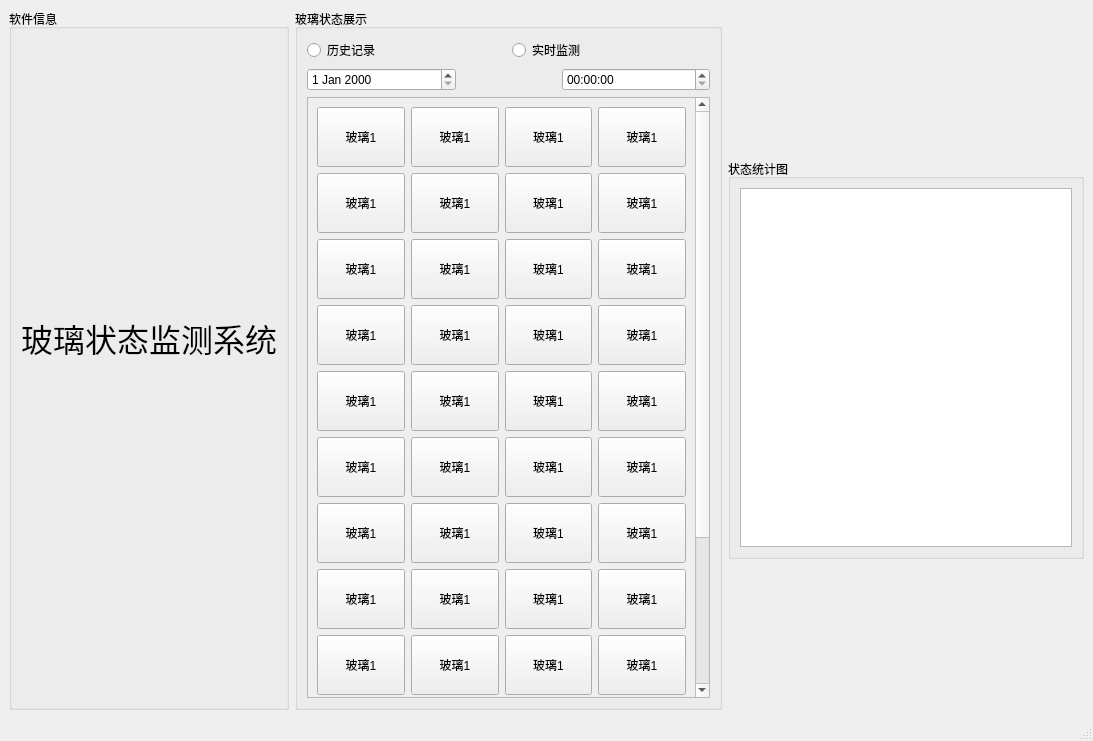
<?xml version="1.0" encoding="UTF-8"?>
<ui version="4.0">
 <class>MainWindow2</class>
 <widget class="QMainWindow" name="MainWindow2">
  <property name="geometry">
   <rect>
    <x>0</x>
    <y>0</y>
    <width>1093</width>
    <height>741</height>
   </rect>
  </property>
  <property name="windowTitle">
   <string>主界面</string>
  </property>
  <widget class="QWidget" name="centralwidget">
   <layout class="QHBoxLayout" name="horizontalLayout">
    <item>
     <layout class="QHBoxLayout" name="horizontalLayout_4">
      <item>
       <widget class="QGroupBox" name="groupBox_3">
        <property name="title">
         <string>软件信息</string>
        </property>
        <layout class="QVBoxLayout" name="verticalLayout">
         <item>
          <spacer name="verticalSpacer_2">
           <property name="orientation">
            <enum>Qt::Vertical</enum>
           </property>
           <property name="sizeHint" stdset="0">
            <size>
             <width>20</width>
             <height>40</height>
            </size>
           </property>
          </spacer>
         </item>
         <item>
          <widget class="QLabel" name="label_2">
           <property name="font">
            <font>
             <family>Agency FB</family>
             <pointsize>24</pointsize>
            </font>
           </property>
           <property name="text">
            <string>玻璃状态监测系统</string>
           </property>
          </widget>
         </item>
         <item>
          <spacer name="verticalSpacer_3">
           <property name="orientation">
            <enum>Qt::Vertical</enum>
           </property>
           <property name="sizeType">
            <enum>QSizePolicy::Fixed</enum>
           </property>
           <property name="sizeHint" stdset="0">
            <size>
             <width>20</width>
             <height>40</height>
            </size>
           </property>
          </spacer>
         </item>
         <item>
          <widget class="QLabel" name="label">
           <property name="text">
            <string/>
           </property>
           <property name="pixmap">
            <pixmap>../../../study/pic/begin.png</pixmap>
           </property>
          </widget>
         </item>
         <item>
          <spacer name="verticalSpacer">
           <property name="orientation">
            <enum>Qt::Vertical</enum>
           </property>
           <property name="sizeType">
            <enum>QSizePolicy::Expanding</enum>
           </property>
           <property name="sizeHint" stdset="0">
            <size>
             <width>20</width>
             <height>40</height>
            </size>
           </property>
          </spacer>
         </item>
        </layout>
       </widget>
      </item>
      <item>
       <widget class="QGroupBox" name="groupBox">
        <property name="title">
         <string>玻璃状态展示</string>
        </property>
        <layout class="QVBoxLayout" name="verticalLayout_2">
         <item>
          <layout class="QHBoxLayout" name="horizontalLayout_3">
           <item>
            <widget class="QRadioButton" name="radioButton_2">
             <property name="text">
              <string>历史记录</string>
             </property>
            </widget>
           </item>
           <item>
            <widget class="QRadioButton" name="radioButton">
             <property name="text">
              <string>实时监测</string>
             </property>
            </widget>
           </item>
          </layout>
         </item>
         <item>
          <layout class="QHBoxLayout" name="horizontalLayout_2">
           <item>
            <widget class="QDateEdit" name="dateEdit"/>
           </item>
           <item>
            <spacer name="horizontalSpacer">
             <property name="orientation">
              <enum>Qt::Horizontal</enum>
             </property>
             <property name="sizeType">
              <enum>QSizePolicy::Fixed</enum>
             </property>
             <property name="sizeHint" stdset="0">
              <size>
               <width>100</width>
               <height>20</height>
              </size>
             </property>
            </spacer>
           </item>
           <item>
            <widget class="QTimeEdit" name="timeEdit"/>
           </item>
          </layout>
         </item>
         <item>
          <widget class="QScrollArea" name="scrollArea">
           <property name="minimumSize">
            <size>
             <width>403</width>
             <height>383</height>
            </size>
           </property>
           <property name="verticalScrollBarPolicy">
            <enum>Qt::ScrollBarAlwaysOn</enum>
           </property>
           <property name="widgetResizable">
            <bool>true</bool>
           </property>
           <widget class="QWidget" name="scrollAreaWidgetContents">
            <property name="geometry">
             <rect>
              <x>0</x>
              <y>0</y>
              <width>380</width>
              <height>843</height>
             </rect>
            </property>
            <layout class="QVBoxLayout" name="verticalLayout_3">
             <item>
              <layout class="QHBoxLayout" name="horizontalLayout_6">
               <item>
                <widget class="QPushButton" name="pushButton">
                 <property name="minimumSize">
                  <size>
                   <width>60</width>
                   <height>60</height>
                  </size>
                 </property>
                 <property name="text">
                  <string>玻璃1</string>
                 </property>
                </widget>
               </item>
               <item>
                <widget class="QPushButton" name="pushButton_3">
                 <property name="minimumSize">
                  <size>
                   <width>60</width>
                   <height>60</height>
                  </size>
                 </property>
                 <property name="text">
                  <string>玻璃1</string>
                 </property>
                </widget>
               </item>
               <item>
                <widget class="QPushButton" name="pushButton_2">
                 <property name="minimumSize">
                  <size>
                   <width>60</width>
                   <height>60</height>
                  </size>
                 </property>
                 <property name="text">
                  <string>玻璃1</string>
                 </property>
                </widget>
               </item>
               <item>
                <widget class="QPushButton" name="pushButton_4">
                 <property name="minimumSize">
                  <size>
                   <width>60</width>
                   <height>60</height>
                  </size>
                 </property>
                 <property name="text">
                  <string>玻璃1</string>
                 </property>
                </widget>
               </item>
              </layout>
             </item>
             <item>
              <layout class="QHBoxLayout" name="horizontalLayout_7">
               <item>
                <widget class="QPushButton" name="pushButton_5">
                 <property name="minimumSize">
                  <size>
                   <width>60</width>
                   <height>60</height>
                  </size>
                 </property>
                 <property name="text">
                  <string>玻璃1</string>
                 </property>
                </widget>
               </item>
               <item>
                <widget class="QPushButton" name="pushButton_6">
                 <property name="minimumSize">
                  <size>
                   <width>60</width>
                   <height>60</height>
                  </size>
                 </property>
                 <property name="text">
                  <string>玻璃1</string>
                 </property>
                </widget>
               </item>
               <item>
                <widget class="QPushButton" name="pushButton_7">
                 <property name="minimumSize">
                  <size>
                   <width>60</width>
                   <height>60</height>
                  </size>
                 </property>
                 <property name="text">
                  <string>玻璃1</string>
                 </property>
                </widget>
               </item>
               <item>
                <widget class="QPushButton" name="pushButton_8">
                 <property name="minimumSize">
                  <size>
                   <width>60</width>
                   <height>60</height>
                  </size>
                 </property>
                 <property name="text">
                  <string>玻璃1</string>
                 </property>
                </widget>
               </item>
              </layout>
             </item>
             <item>
              <layout class="QHBoxLayout" name="horizontalLayout_9">
               <item>
                <widget class="QPushButton" name="pushButton_13">
                 <property name="minimumSize">
                  <size>
                   <width>60</width>
                   <height>60</height>
                  </size>
                 </property>
                 <property name="text">
                  <string>玻璃1</string>
                 </property>
                </widget>
               </item>
               <item>
                <widget class="QPushButton" name="pushButton_14">
                 <property name="minimumSize">
                  <size>
                   <width>60</width>
                   <height>60</height>
                  </size>
                 </property>
                 <property name="text">
                  <string>玻璃1</string>
                 </property>
                </widget>
               </item>
               <item>
                <widget class="QPushButton" name="pushButton_15">
                 <property name="minimumSize">
                  <size>
                   <width>60</width>
                   <height>60</height>
                  </size>
                 </property>
                 <property name="text">
                  <string>玻璃1</string>
                 </property>
                </widget>
               </item>
               <item>
                <widget class="QPushButton" name="pushButton_16">
                 <property name="minimumSize">
                  <size>
                   <width>60</width>
                   <height>60</height>
                  </size>
                 </property>
                 <property name="text">
                  <string>玻璃1</string>
                 </property>
                </widget>
               </item>
              </layout>
             </item>
             <item>
              <layout class="QHBoxLayout" name="horizontalLayout_8">
               <item>
                <widget class="QPushButton" name="pushButton_9">
                 <property name="minimumSize">
                  <size>
                   <width>60</width>
                   <height>60</height>
                  </size>
                 </property>
                 <property name="text">
                  <string>玻璃1</string>
                 </property>
                </widget>
               </item>
               <item>
                <widget class="QPushButton" name="pushButton_10">
                 <property name="minimumSize">
                  <size>
                   <width>60</width>
                   <height>60</height>
                  </size>
                 </property>
                 <property name="text">
                  <string>玻璃1</string>
                 </property>
                </widget>
               </item>
               <item>
                <widget class="QPushButton" name="pushButton_11">
                 <property name="minimumSize">
                  <size>
                   <width>60</width>
                   <height>60</height>
                  </size>
                 </property>
                 <property name="text">
                  <string>玻璃1</string>
                 </property>
                </widget>
               </item>
               <item>
                <widget class="QPushButton" name="pushButton_12">
                 <property name="minimumSize">
                  <size>
                   <width>60</width>
                   <height>60</height>
                  </size>
                 </property>
                 <property name="text">
                  <string>玻璃1</string>
                 </property>
                </widget>
               </item>
              </layout>
             </item>
             <item>
              <layout class="QHBoxLayout" name="horizontalLayout_13">
               <item>
                <widget class="QPushButton" name="pushButton_29">
                 <property name="minimumSize">
                  <size>
                   <width>60</width>
                   <height>60</height>
                  </size>
                 </property>
                 <property name="text">
                  <string>玻璃1</string>
                 </property>
                </widget>
               </item>
               <item>
                <widget class="QPushButton" name="pushButton_30">
                 <property name="minimumSize">
                  <size>
                   <width>60</width>
                   <height>60</height>
                  </size>
                 </property>
                 <property name="text">
                  <string>玻璃1</string>
                 </property>
                </widget>
               </item>
               <item>
                <widget class="QPushButton" name="pushButton_31">
                 <property name="minimumSize">
                  <size>
                   <width>60</width>
                   <height>60</height>
                  </size>
                 </property>
                 <property name="text">
                  <string>玻璃1</string>
                 </property>
                </widget>
               </item>
               <item>
                <widget class="QPushButton" name="pushButton_32">
                 <property name="minimumSize">
                  <size>
                   <width>60</width>
                   <height>60</height>
                  </size>
                 </property>
                 <property name="text">
                  <string>玻璃1</string>
                 </property>
                </widget>
               </item>
              </layout>
             </item>
             <item>
              <layout class="QHBoxLayout" name="horizontalLayout_10">
               <item>
                <widget class="QPushButton" name="pushButton_17">
                 <property name="minimumSize">
                  <size>
                   <width>60</width>
                   <height>60</height>
                  </size>
                 </property>
                 <property name="text">
                  <string>玻璃1</string>
                 </property>
                </widget>
               </item>
               <item>
                <widget class="QPushButton" name="pushButton_18">
                 <property name="minimumSize">
                  <size>
                   <width>60</width>
                   <height>60</height>
                  </size>
                 </property>
                 <property name="text">
                  <string>玻璃1</string>
                 </property>
                </widget>
               </item>
               <item>
                <widget class="QPushButton" name="pushButton_19">
                 <property name="minimumSize">
                  <size>
                   <width>60</width>
                   <height>60</height>
                  </size>
                 </property>
                 <property name="text">
                  <string>玻璃1</string>
                 </property>
                </widget>
               </item>
               <item>
                <widget class="QPushButton" name="pushButton_20">
                 <property name="minimumSize">
                  <size>
                   <width>60</width>
                   <height>60</height>
                  </size>
                 </property>
                 <property name="text">
                  <string>玻璃1</string>
                 </property>
                </widget>
               </item>
              </layout>
             </item>
             <item>
              <layout class="QHBoxLayout" name="horizontalLayout_12">
               <item>
                <widget class="QPushButton" name="pushButton_25">
                 <property name="minimumSize">
                  <size>
                   <width>60</width>
                   <height>60</height>
                  </size>
                 </property>
                 <property name="text">
                  <string>玻璃1</string>
                 </property>
                </widget>
               </item>
               <item>
                <widget class="QPushButton" name="pushButton_26">
                 <property name="minimumSize">
                  <size>
                   <width>60</width>
                   <height>60</height>
                  </size>
                 </property>
                 <property name="text">
                  <string>玻璃1</string>
                 </property>
                </widget>
               </item>
               <item>
                <widget class="QPushButton" name="pushButton_27">
                 <property name="minimumSize">
                  <size>
                   <width>60</width>
                   <height>60</height>
                  </size>
                 </property>
                 <property name="text">
                  <string>玻璃1</string>
                 </property>
                </widget>
               </item>
               <item>
                <widget class="QPushButton" name="pushButton_28">
                 <property name="minimumSize">
                  <size>
                   <width>60</width>
                   <height>60</height>
                  </size>
                 </property>
                 <property name="text">
                  <string>玻璃1</string>
                 </property>
                </widget>
               </item>
              </layout>
             </item>
             <item>
              <layout class="QHBoxLayout" name="horizontalLayout_11">
               <item>
                <widget class="QPushButton" name="pushButton_21">
                 <property name="minimumSize">
                  <size>
                   <width>60</width>
                   <height>60</height>
                  </size>
                 </property>
                 <property name="text">
                  <string>玻璃1</string>
                 </property>
                </widget>
               </item>
               <item>
                <widget class="QPushButton" name="pushButton_22">
                 <property name="minimumSize">
                  <size>
                   <width>60</width>
                   <height>60</height>
                  </size>
                 </property>
                 <property name="text">
                  <string>玻璃1</string>
                 </property>
                </widget>
               </item>
               <item>
                <widget class="QPushButton" name="pushButton_23">
                 <property name="minimumSize">
                  <size>
                   <width>60</width>
                   <height>60</height>
                  </size>
                 </property>
                 <property name="text">
                  <string>玻璃1</string>
                 </property>
                </widget>
               </item>
               <item>
                <widget class="QPushButton" name="pushButton_24">
                 <property name="minimumSize">
                  <size>
                   <width>60</width>
                   <height>60</height>
                  </size>
                 </property>
                 <property name="text">
                  <string>玻璃1</string>
                 </property>
                </widget>
               </item>
              </layout>
             </item>
             <item>
              <layout class="QHBoxLayout" name="horizontalLayout_17">
               <item>
                <widget class="QPushButton" name="pushButton_45">
                 <property name="minimumSize">
                  <size>
                   <width>60</width>
                   <height>60</height>
                  </size>
                 </property>
                 <property name="text">
                  <string>玻璃1</string>
                 </property>
                </widget>
               </item>
               <item>
                <widget class="QPushButton" name="pushButton_46">
                 <property name="minimumSize">
                  <size>
                   <width>60</width>
                   <height>60</height>
                  </size>
                 </property>
                 <property name="text">
                  <string>玻璃1</string>
                 </property>
                </widget>
               </item>
               <item>
                <widget class="QPushButton" name="pushButton_47">
                 <property name="minimumSize">
                  <size>
                   <width>60</width>
                   <height>60</height>
                  </size>
                 </property>
                 <property name="text">
                  <string>玻璃1</string>
                 </property>
                </widget>
               </item>
               <item>
                <widget class="QPushButton" name="pushButton_48">
                 <property name="minimumSize">
                  <size>
                   <width>60</width>
                   <height>60</height>
                  </size>
                 </property>
                 <property name="text">
                  <string>玻璃1</string>
                 </property>
                </widget>
               </item>
              </layout>
             </item>
             <item>
              <layout class="QHBoxLayout" name="horizontalLayout_14">
               <item>
                <widget class="QPushButton" name="pushButton_33">
                 <property name="minimumSize">
                  <size>
                   <width>60</width>
                   <height>60</height>
                  </size>
                 </property>
                 <property name="text">
                  <string>玻璃1</string>
                 </property>
                </widget>
               </item>
               <item>
                <widget class="QPushButton" name="pushButton_34">
                 <property name="minimumSize">
                  <size>
                   <width>60</width>
                   <height>60</height>
                  </size>
                 </property>
                 <property name="text">
                  <string>玻璃1</string>
                 </property>
                </widget>
               </item>
               <item>
                <widget class="QPushButton" name="pushButton_35">
                 <property name="minimumSize">
                  <size>
                   <width>60</width>
                   <height>60</height>
                  </size>
                 </property>
                 <property name="text">
                  <string>玻璃1</string>
                 </property>
                </widget>
               </item>
               <item>
                <widget class="QPushButton" name="pushButton_36">
                 <property name="minimumSize">
                  <size>
                   <width>60</width>
                   <height>60</height>
                  </size>
                 </property>
                 <property name="text">
                  <string>玻璃1</string>
                 </property>
                </widget>
               </item>
              </layout>
             </item>
             <item>
              <layout class="QHBoxLayout" name="horizontalLayout_16">
               <item>
                <widget class="QPushButton" name="pushButton_41">
                 <property name="minimumSize">
                  <size>
                   <width>60</width>
                   <height>60</height>
                  </size>
                 </property>
                 <property name="text">
                  <string>玻璃1</string>
                 </property>
                </widget>
               </item>
               <item>
                <widget class="QPushButton" name="pushButton_42">
                 <property name="minimumSize">
                  <size>
                   <width>60</width>
                   <height>60</height>
                  </size>
                 </property>
                 <property name="text">
                  <string>玻璃1</string>
                 </property>
                </widget>
               </item>
               <item>
                <widget class="QPushButton" name="pushButton_43">
                 <property name="minimumSize">
                  <size>
                   <width>60</width>
                   <height>60</height>
                  </size>
                 </property>
                 <property name="text">
                  <string>玻璃1</string>
                 </property>
                </widget>
               </item>
               <item>
                <widget class="QPushButton" name="pushButton_44">
                 <property name="minimumSize">
                  <size>
                   <width>60</width>
                   <height>60</height>
                  </size>
                 </property>
                 <property name="text">
                  <string>玻璃1</string>
                 </property>
                </widget>
               </item>
              </layout>
             </item>
             <item>
              <layout class="QHBoxLayout" name="horizontalLayout_15">
               <item>
                <widget class="QPushButton" name="pushButton_37">
                 <property name="minimumSize">
                  <size>
                   <width>60</width>
                   <height>60</height>
                  </size>
                 </property>
                 <property name="text">
                  <string>玻璃1</string>
                 </property>
                </widget>
               </item>
               <item>
                <widget class="QPushButton" name="pushButton_38">
                 <property name="minimumSize">
                  <size>
                   <width>60</width>
                   <height>60</height>
                  </size>
                 </property>
                 <property name="text">
                  <string>玻璃1</string>
                 </property>
                </widget>
               </item>
               <item>
                <widget class="QPushButton" name="pushButton_39">
                 <property name="minimumSize">
                  <size>
                   <width>60</width>
                   <height>60</height>
                  </size>
                 </property>
                 <property name="text">
                  <string>玻璃1</string>
                 </property>
                </widget>
               </item>
               <item>
                <widget class="QPushButton" name="pushButton_40">
                 <property name="minimumSize">
                  <size>
                   <width>60</width>
                   <height>60</height>
                  </size>
                 </property>
                 <property name="text">
                  <string>玻璃1</string>
                 </property>
                </widget>
               </item>
              </layout>
             </item>
            </layout>
           </widget>
          </widget>
         </item>
        </layout>
       </widget>
      </item>
      <item>
       <widget class="QGroupBox" name="groupBox_2">
        <property name="maximumSize">
         <size>
          <width>400</width>
          <height>400</height>
         </size>
        </property>
        <property name="title">
         <string>状态统计图</string>
        </property>
        <layout class="QHBoxLayout" name="horizontalLayout_5">
         <item>
          <widget class="QGraphicsView" name="graphicsView">
           <property name="minimumSize">
            <size>
             <width>260</width>
             <height>200</height>
            </size>
           </property>
           <property name="maximumSize">
            <size>
             <width>400</width>
             <height>400</height>
            </size>
           </property>
          </widget>
         </item>
        </layout>
       </widget>
      </item>
     </layout>
    </item>
   </layout>
  </widget>
  <widget class="QMenuBar" name="menubar">
   <property name="geometry">
    <rect>
     <x>0</x>
     <y>0</y>
     <width>1093</width>
     <height>26</height>
    </rect>
   </property>
  </widget>
  <widget class="QStatusBar" name="statusbar"/>
 </widget>
 <resources/>
 <connections/>
</ui>
